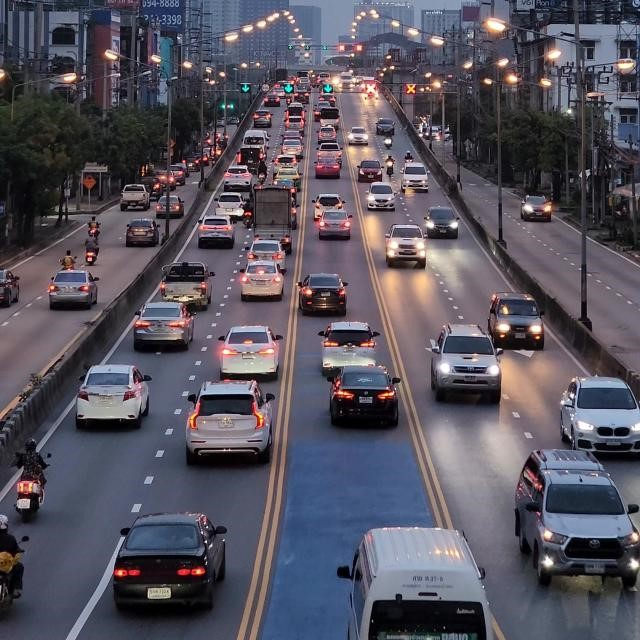
#> input picture Image_Processing/Image_process/Image_process/car.jpg, 640 x 640 px, found by its file name
$ python contrastStretching1.py
#> lines starting #> are read from the running program, lines starting #| are printed output that depends on the picture; after the words box and inside, x2 and y2 are one past the last pixel; in counts of white or black regions, pixels touching at a corner belong together
import cv2
import numpy as np
import matplotlib.pyplot as plt

# Provide the full path to the image file
imgpath = 'C:/Users/RESHIHA/Downloads/car.jpg'

# Read the image
img = cv2.imread(imgpath)
#> img is the input picture: shape (640, 640, 3); mean B, G, R 94.8, 83.4, 87

# Check if the image was read successfully
if img is None:
    print("Error: Could not read the image")
    exit()

# Make a copy of the original image
original = img.copy()

# Define the mapping function for contrast stretching
xp = [0, 64, 128, 192, 255]
fp = [0, 16, 128, 240, 255]
x = np.arange(256)
table = np.interp(x, xp, fp).astype('uint8')

# Apply contrast stretching using lookup table
img = cv2.LUT(img, table)
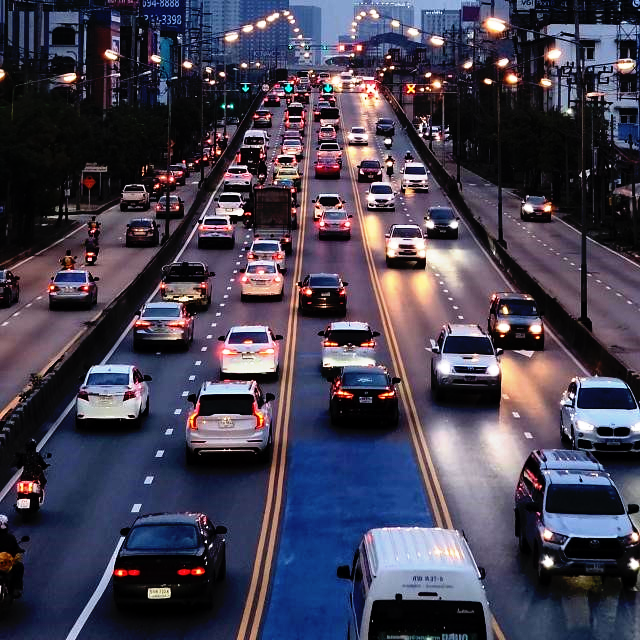
#> img: shape (640, 640, 3); mean B, G, R 81.7, 64.5, 69.3

# Convert the image to grayscale
gray_img = cv2.cvtColor(img, cv2.COLOR_BGR2GRAY)
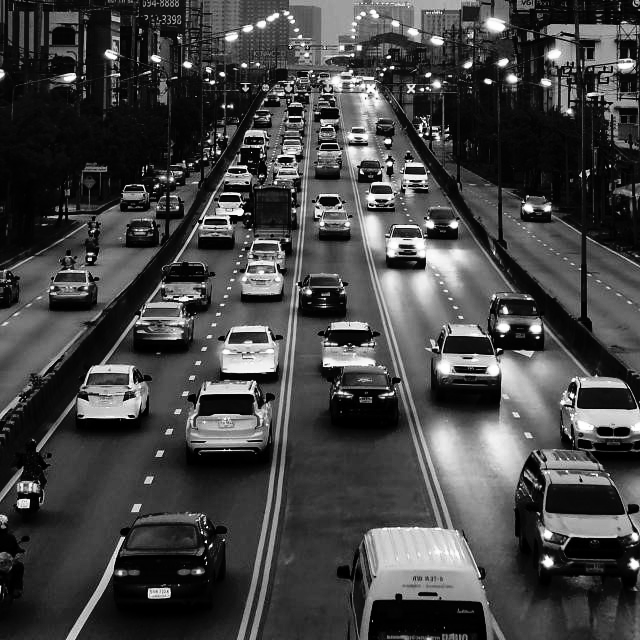
#> gray_img: shape (640, 640); min 0, max 255, mean 67.9

# Binarize the grayscale image using a threshold value
_, binarized_img = cv2.threshold(gray_img, 128, 255, cv2.THRESH_BINARY)
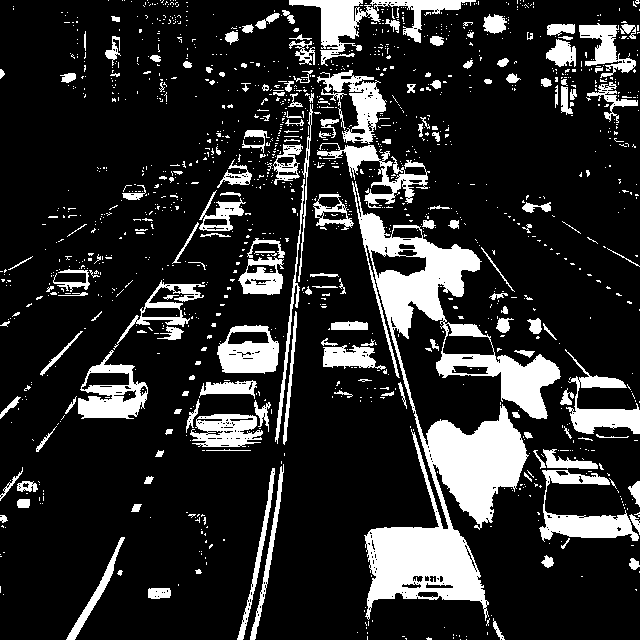
#> binarized_img: shape (640, 640); 17.2% white; 1354 white regions (1181 under 20 px), largest, box (x1, y1, x2, y2) and area: (352, 181, 561, 621) 25850, (289, 0, 476, 66) 3247, (539, 470, 639, 542) 2590

# Resize images for better visualization
b1 = cv2.resize(original, (900, 900))
b2 = cv2.resize(img, (900, 900))
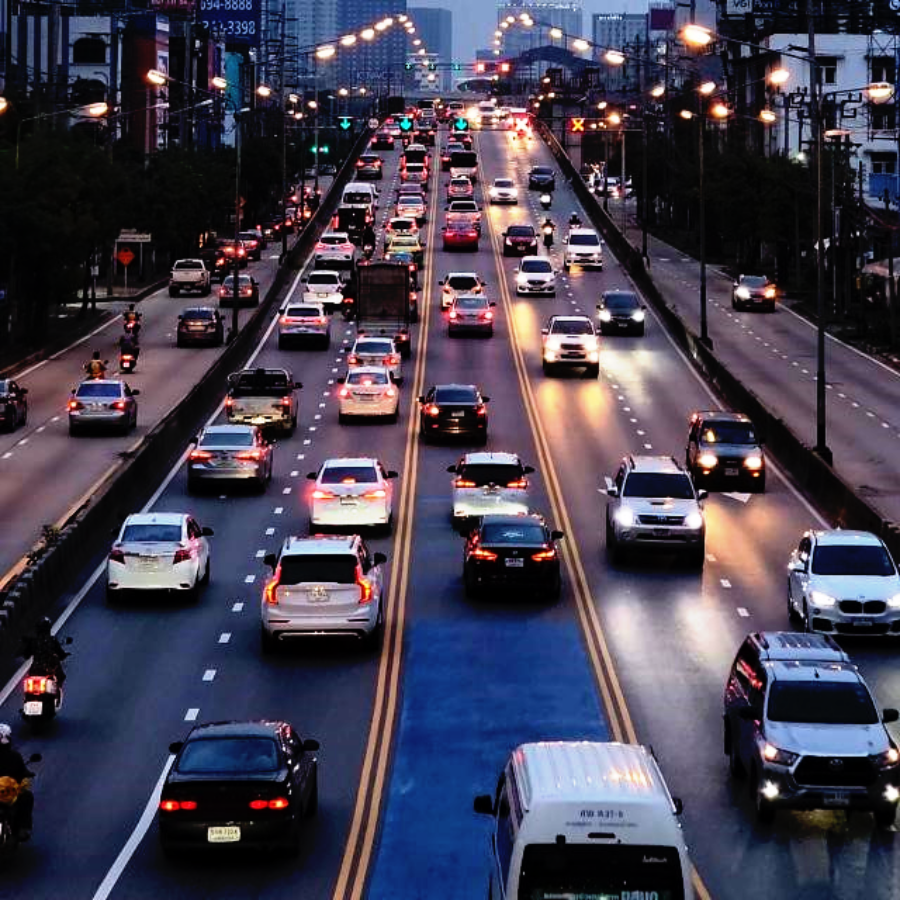
#> b2: shape (900, 900, 3); mean B, G, R 81.6, 64.3, 69.1

# Plot images using subplots
plt.figure(figsize=(15, 5))

plt.subplot(1, 3, 1)
plt.imshow(cv2.cvtColor(b1, cv2.COLOR_BGR2RGB))
plt.title('Original')

plt.subplot(1, 3, 2)
plt.imshow(cv2.cvtColor(b2, cv2.COLOR_BGR2RGB))
plt.title('Output')

plt.subplot(1, 3, 3)
plt.imshow(binarized_img, cmap='gray')
plt.title('Binarized')

plt.show()
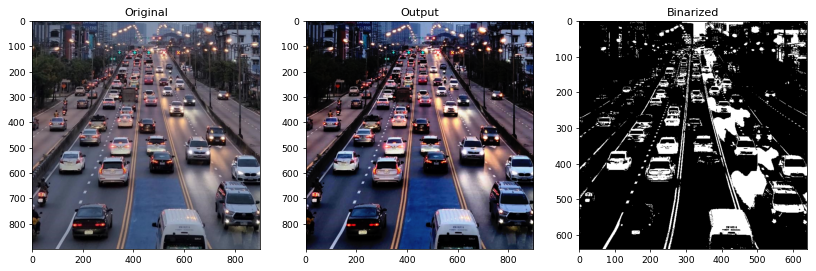
#> figure drawn by matplotlib, 3 panels

$ run again, with Image_Processing/Image_process/Image_process/eroded_image.jpg copied over Image_Processing/Image_process/Image_process/car.jpg
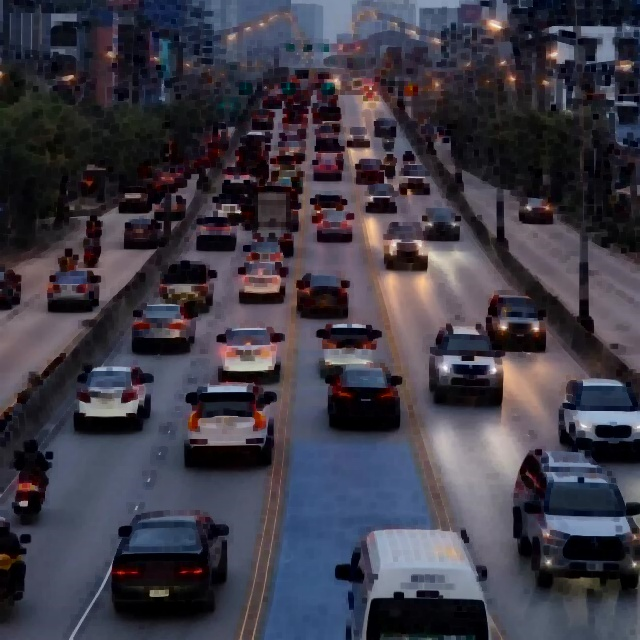
#> input picture Image_Processing/Image_process/Image_process/eroded_image.jpg, 640 x 640 px, found by its file name
#> img is the input picture: shape (640, 640, 3); mean B, G, R 70.6, 59.4, 62.4
#> `_, binarized_img = cv2.threshold(gray_img, 128, 255, cv2.THRESH_BINARY)`:
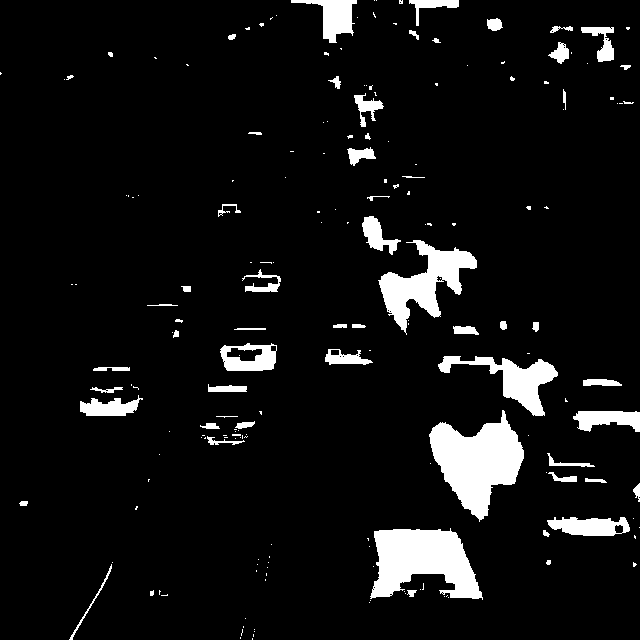
#> binarized_img: shape (640, 640); 7.1% white; 191 white regions (130 under 20 px), largest, box (x1, y1, x2, y2) and area: (429, 410, 524, 522) 5737, (370, 528, 483, 600) 5271, (378, 240, 477, 335) 3618
#> `plt.show()`:
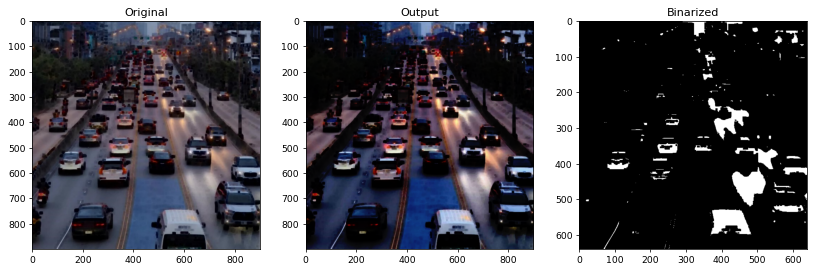
#> figure drawn by matplotlib, 3 panels
